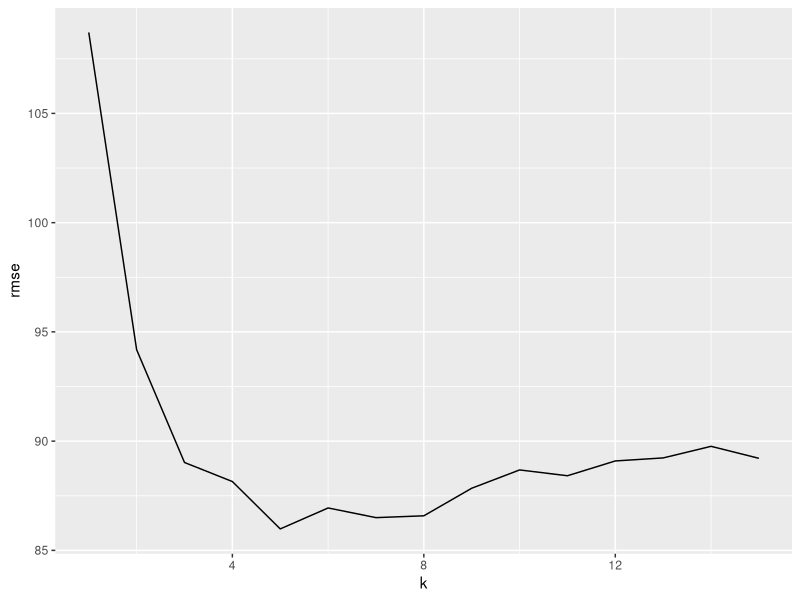
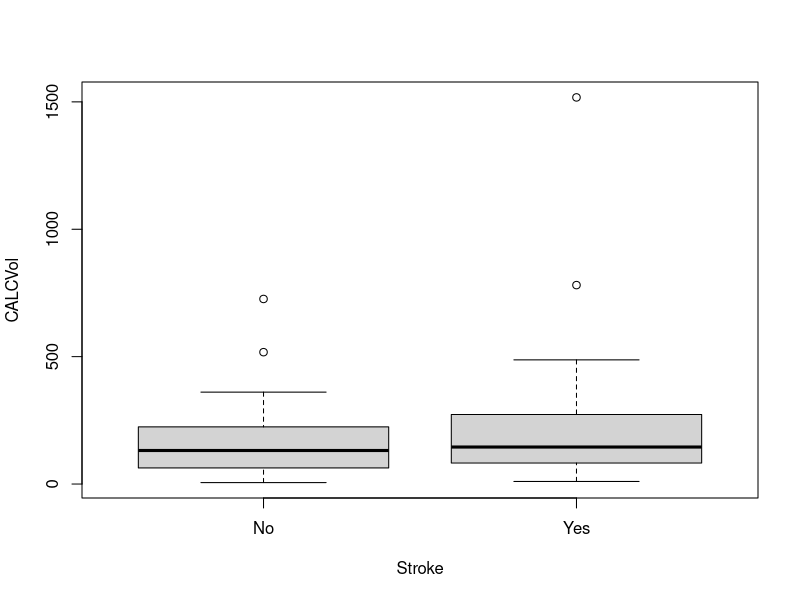
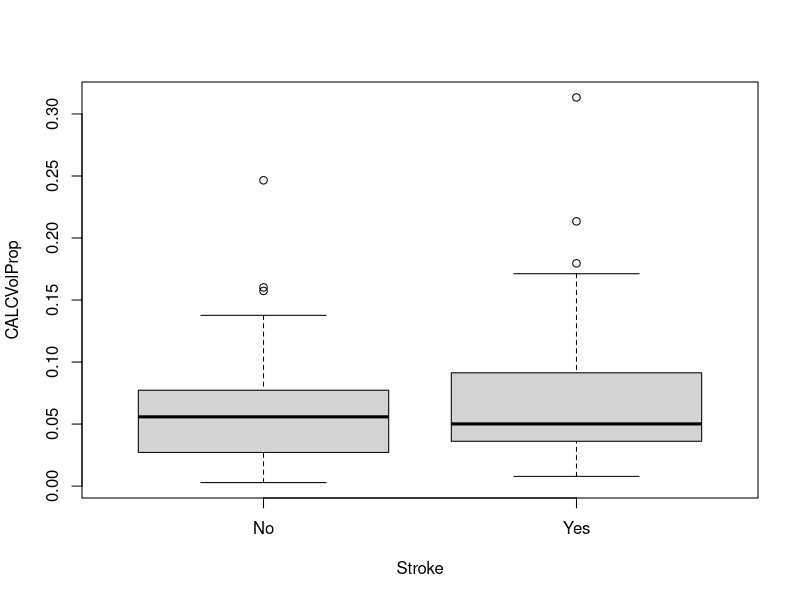
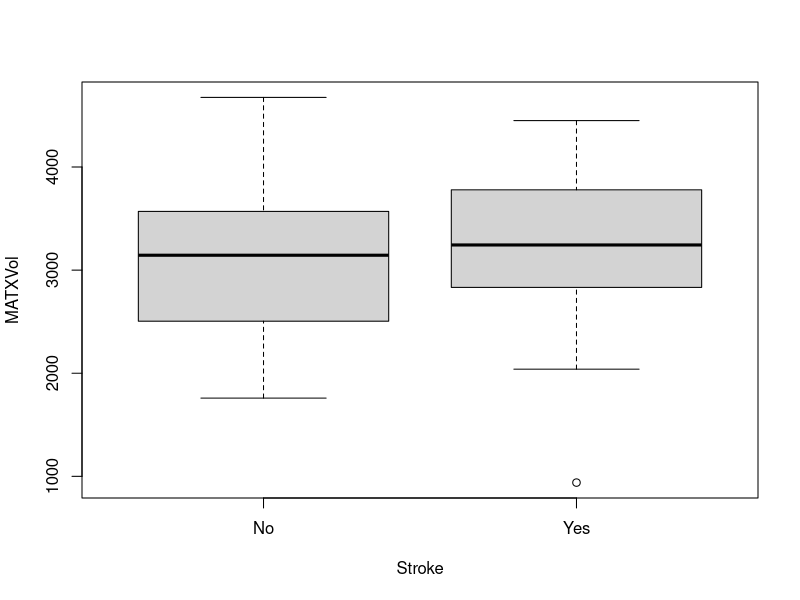
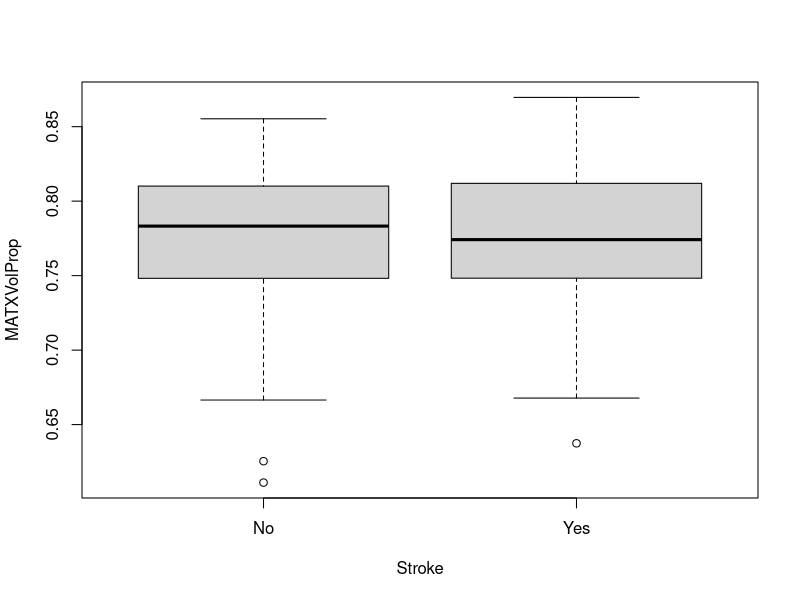
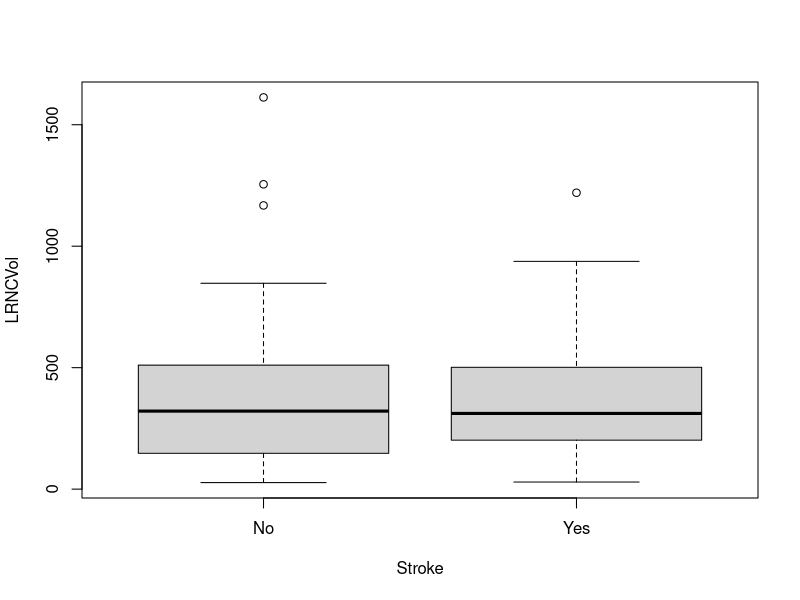
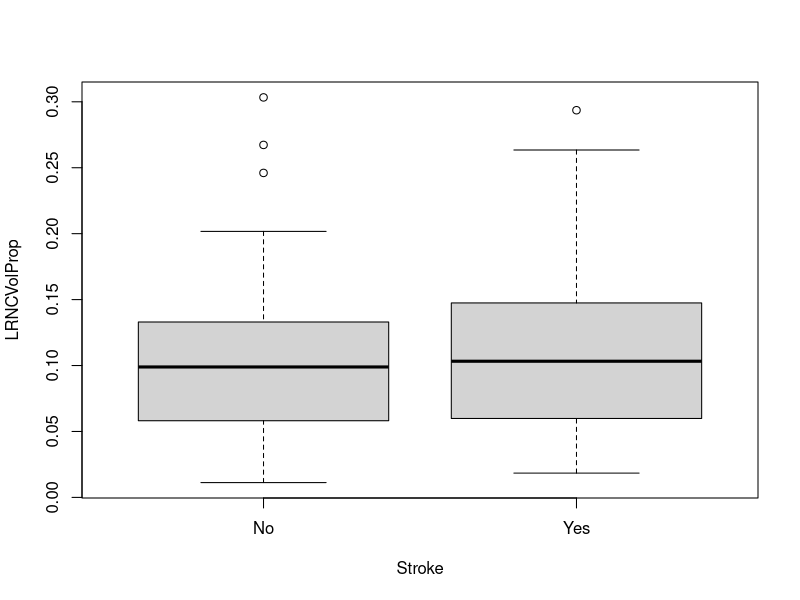
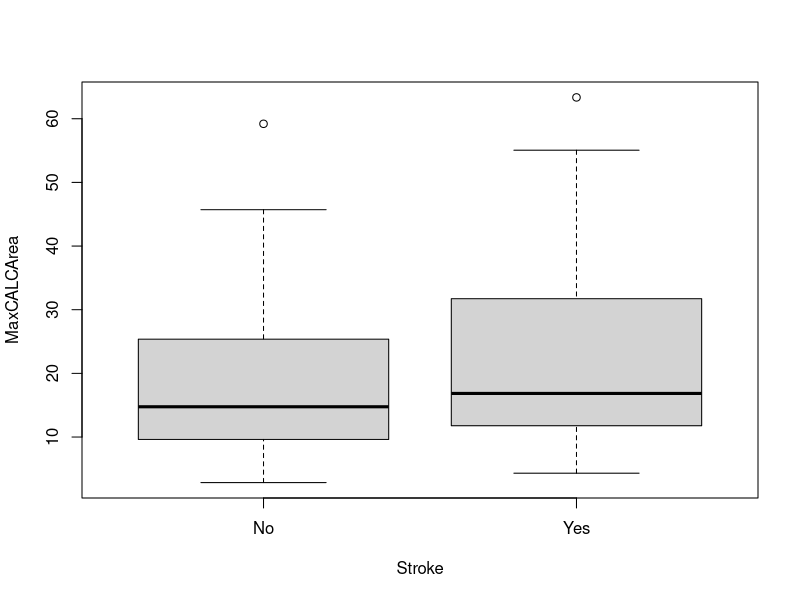

These figures' R source, in order:
## ---- chunk 1
knitr::opts_chunk$set(echo = TRUE)
## ---- chunk 2
brain <- read.table("brain.csv", header = TRUE)
set.seed(2018)
n <- nrow(brain)
trainset <- sample(1:n, floor(0.7*n))
brain_train <- brain[trainset,]
brain_val <- brain[-trainset,]
## ---- chunk 3
rmse <- function(obs,pred){
  sqrt(mean((obs-pred)^2))
}
## ---- chunk 4
library(FNN)
rmse <- data.frame(1:15,0,0)
colnames(rmse) <- c("k","rmse","R2")
for (i in 1:15){
  fit_nNN <- knn.reg(train = brain_train[,-4, drop = FALSE], test = brain_val[,-4, drop = FALSE], y = brain_train$Brain.weight, k = i)
  RSS = sum((brain_val$Brain.weight-fit_nNN$pred)^2)
  TSS = sum((brain_val$Brain.weight-mean(brain_val$Brain.weight))^2)
  R2 = 1-RSS/TSS
  rmse[i,] <- data.frame( i, sqrt(mean((brain_val$Brain.weight - fit_nNN$pred)^2)), R2)
}
## ---- chunk 5
library(ggplot2)
library(ggforce)
ggplot(data = rmse)+
  geom_line(mapping = aes(x = k, y = rmse))+
  labs(x = "k", y ="rmse")
## ---- chunk 6
which.min(rmse$rmse)
## ---- chunk 7
stroke <- read.csv("stroke.csv")
stroke$Stroke <- factor(stroke$Stroke, levels=c('N','Y'), labels=c("No", "Yes"))
stroke$NASCET <- factor(stroke$NASCET, levels=0:1, labels=c("No", "Yes"))
stroke$sex <- factor(stroke$sex, levels=0:1, labels=c("Female", "Male"))
stroke$SmokingHistory <- factor(stroke$SmokingHistory, levels=0:1, labels=c("No", "Yes"))
stroke$AtrialFibrillation <- factor(stroke$AtrialFibrillation, levels=0:1, labels=c("No", "Yes"))
stroke$CoronaryArteryDisease <- factor(stroke$CoronaryArteryDisease, levels=0:1, labels=c("No", "Yes"))
## ---- chunk 8
n <- nrow(stroke)
positives <- (1:n)[stroke$Stroke=='Yes']
negatives <- (1:n)[stroke$Stroke=='No']

set.seed(2022)
positives_train <- sample(positives, floor(0.7*length(positives)))
positives_val <- setdiff(positives, positives_train)

negatives_train <- sample(negatives, floor(0.7*length(negatives)))
negatives_val <- setdiff(negatives, negatives_train)

stroke_train <- stroke[c(positives_train, negatives_train), ]
stroke_val <- stroke[c(positives_val, negatives_val), ]

ntrain <- nrow(stroke_train); nval <- nrow(stroke_val)

table(stroke_train$Stroke)
table(stroke_val$Stroke)
## ---- chunk 9
boxplot(CALCVol~Stroke, data = stroke_train)
boxplot(CALCVolProp~Stroke, data = stroke_train)
boxplot(MATXVol~Stroke, data = stroke_train)
boxplot(MATXVolProp~Stroke, data = stroke_train)
boxplot(LRNCVol~Stroke, data = stroke_train)
boxplot(LRNCVolProp~Stroke, data = stroke_train)
boxplot(MaxCALCArea~Stroke, data = stroke_train)
boxplot(MaxCALCAreaProp~Stroke, data = stroke_train)
boxplot(MaxDilationByArea~Stroke, data = stroke_train)
boxplot(MaxMATXArea~Stroke, data = stroke_train)
boxplot(MaxMATXAreaProp~Stroke, data = stroke_train)
boxplot(MaxLRNCArea~Stroke, data = stroke_train)
boxplot(MaxMaxWallThickness~Stroke, data = stroke_train)
boxplot(MaxRemodelingRatio~Stroke, data = stroke_train)
boxplot(MaxStenosisByArea~Stroke, data = stroke_train)
boxplot(MaxWallArea~Stroke, data = stroke_train)
boxplot(WallVol~Stroke, data = stroke_train)
boxplot(MaxStenosisByDiameter~Stroke, data = stroke_train)
boxplot(age~Stroke, data = stroke_train)
## ---- chunk 10
mosaicplot(Stroke~sex, data = stroke_train)
mosaicplot(Stroke~SmokingHistory, data = stroke_train)
mosaicplot(Stroke~AtrialFibrillation, data = stroke_train)
mosaicplot(Stroke~CoronaryArteryDisease, data = stroke_train)
mosaicplot(Stroke~DiabetesHistory, data = stroke_train)
mosaicplot(Stroke~HypercholesterolemiaHistory, data = stroke_train)
mosaicplot(Stroke~HypertensionHistory, data = stroke_train)
## ---- chunk 11
require(MASS) 
# i
stroke_lda1 <- lda(Stroke ~ age + sex + SmokingHistory , data=stroke_train)
stroke_lda1
## ---- chunk 12
# ii
stroke_lda2 <- lda(Stroke ~ age + sex + SmokingHistory + AtrialFibrillation + CoronaryArteryDisease + DiabetesHistory + HypercholesterolemiaHistory + HypertensionHistory, data=stroke_train)
stroke_lda2
## ---- chunk 13
# iii
stroke_lda3 <- lda(Stroke ~ age + sex + SmokingHistory + AtrialFibrillation + CoronaryArteryDisease + DiabetesHistory + HypercholesterolemiaHistory + HypertensionHistory + MaxMaxWallThickness, data=stroke_train)
stroke_lda3
## ---- chunk 14
# iiii
stroke_lda4 <- lda(Stroke ~ age + sex + SmokingHistory + AtrialFibrillation + CoronaryArteryDisease + DiabetesHistory + HypercholesterolemiaHistory + HypertensionHistory + MaxMaxWallThickness + MaxStenosisByArea + MATXVol, data=stroke_train)
stroke_lda4
## ---- chunk 15
classificationError <- function(confMatrix){
  error <- confMatrix[1,2] + confMatrix[2,1]
  spec <- confMatrix[2,1]
  sens <- confMatrix[1,2]
  c(error=error, sensitiviry=sens, specificity=spec)
}
## ---- chunk 16
# model1
pred_train1 <- predict(stroke_lda1, newdata=stroke_train)
confMatrix1_train <- table(true=stroke_train$Stroke, predicted=pred_train1$class)
error_train1 <- classificationError(confMatrix1_train)
pred_val1 <- predict(stroke_lda1, newdata=stroke_val)
confMatrix1_val <- table(true=stroke_val$Stroke, predicted=pred_val1$class)
error_val1 <- classificationError(confMatrix1_val)
error_train1
error_val1
## ---- chunk 17
# model2
pred_train2 <- predict(stroke_lda2, newdata=stroke_train)
confMatrix2_train <- table(true=stroke_train$Stroke, predicted=pred_train2$class)
error_train2 <- classificationError(confMatrix2_train)
pred_val2 <- predict(stroke_lda2, newdata=stroke_val)
confMatrix2_val <- table(true=stroke_val$Stroke, predicted=pred_val2$class)
error_val2 <- classificationError(confMatrix2_val)
error_train2
error_val2
## ---- chunk 18
# model3
pred_train3 <- predict(stroke_lda3, newdata=stroke_train)
confMatrix3_train <- table(true=stroke_train$Stroke, predicted=pred_train3$class)
error_train3 <- classificationError(confMatrix3_train)
pred_val3 <- predict(stroke_lda3, newdata=stroke_val)
confMatrix3_val <- table(true=stroke_val$Stroke, predicted=pred_val3$class)
error_val3 <- classificationError(confMatrix3_val)
error_train3
error_val3
## ---- chunk 19
# model4
pred_train4 <- predict(stroke_lda4, newdata=stroke_train)
confMatrix4_train <- table(true=stroke_train$Stroke, predicted=pred_train4$class)
error_train4 <- classificationError(confMatrix4_train)
pred_val4 <- predict(stroke_lda4, newdata=stroke_val)
confMatrix4_val <- table(true=stroke_val$Stroke, predicted=pred_val4$class)
error_val4 <- classificationError(confMatrix4_val)
error_train4
error_val4
## ---- chunk 20
error_train <- c(error_train1[1], error_train2[1], error_train3[1],error_train4[1])
error_val <- c(error_val1[1], error_val2[1], error_val3[1],error_val4[1])
complexity <- c(1,2,3,4)
error <- data.frame(error_train, error_val, complexity)
error
## ---- chunk 21
library(ggplot2)
ggplot(data = error) +
  geom_line(mapping = aes(x = complexity, y = error_train, color = "error_train")) +
  geom_line(mapping = aes(x = complexity, y = error_val, color = "error_val")) +
  labs(x = "classifier complexity", y = "misclassification error")
